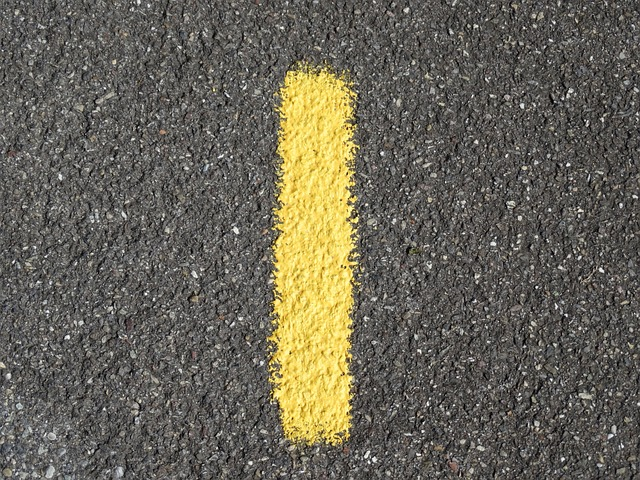
#> input picture img/one.jpg, 640 x 480 px
$ python Lec04_image_concat.py
#> lines starting #> are read from the running program, lines starting #| are printed output that depends on the picture
import cv2
import numpy as np

# (H, W, C)

one = cv2.imread("./img/one.jpg")
#> one is the input picture: shape (480, 640, 3); mean B, G, R 86.8, 99.8, 103.8
two = cv2.imread("./img/two.jpg")
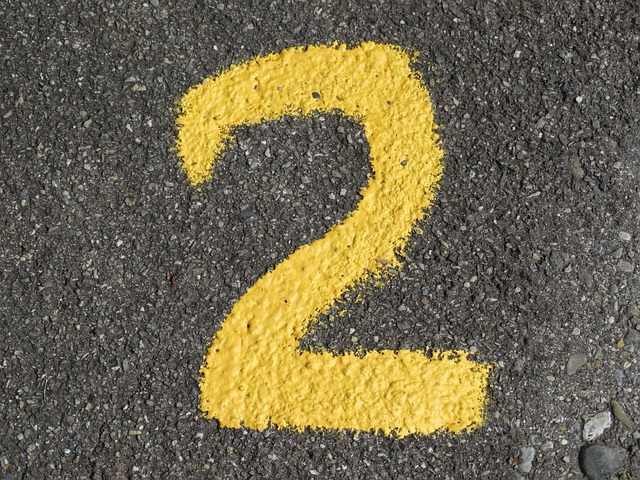
#> input picture img/two.jpg, 640 x 480 px
#> two is the input picture: shape (480, 640, 3); mean B, G, R 78.1, 104.4, 113.1
three = cv2.imread("./img/three.jpg")
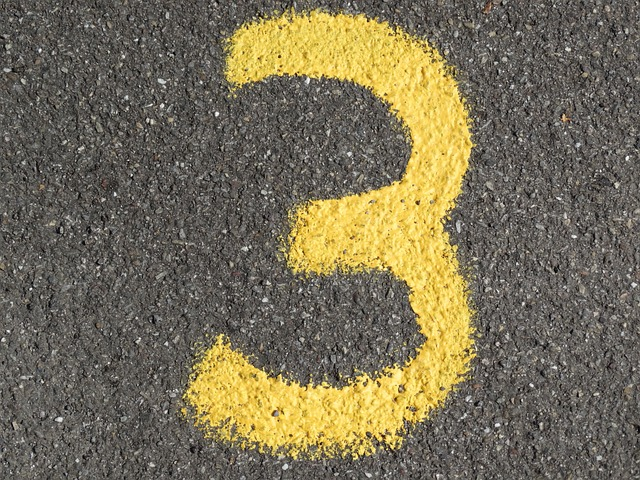
#> input picture img/three.jpg, 640 x 480 px
#> three is the input picture: shape (480, 640, 3); mean B, G, R 87.3, 111.5, 119.7
four = cv2.imread("./img/four.jpg")
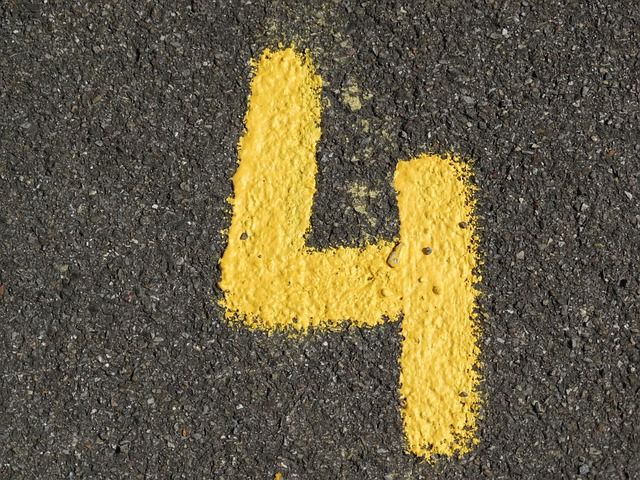
#> input picture img/four.jpg, 640 x 480 px
#> four is the input picture: shape (480, 640, 3); mean B, G, R 68.3, 94.2, 103.3

one = cv2.resize(one, (390, 366))
#> one: shape (366, 390, 3)
two = cv2.resize(two, (256, 244))
#> two: shape (244, 256, 3)
three = cv2.resize(three, (390, 281))
#> three: shape (281, 390, 3)
four = cv2.resize(four, (256, 403))
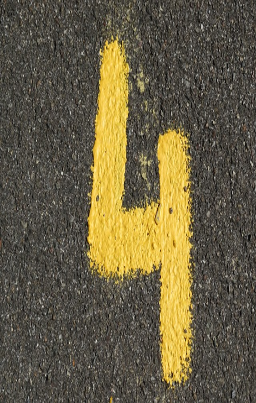
#> four: shape (403, 256, 3); mean B, G, R 68.2, 94.1, 103.2

horizontal1 = np.full((50, one.shape[1], 3), [0, 0, 0], dtype=np.uint8)
horizontal2 = np.full((50, two.shape[1], 3), (0, 0, 0), dtype=np.uint8)

left = cv2.vconcat((one, horizontal1, three))
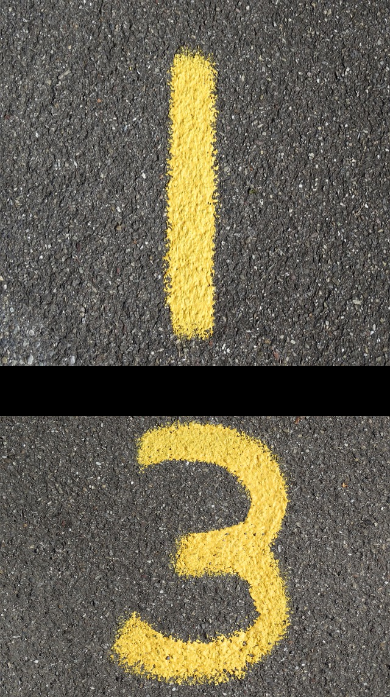
#> left: shape (697, 390, 3); mean B, G, R 80.7, 97.2, 102.6
# left = np.vstack((one, horizontal1, three))
# right = cv2.vconcat((two, horizontal2, four))
right = np.vstack((two, horizontal2, four))
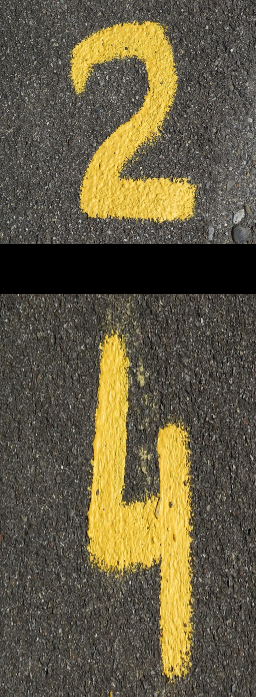
#> right: shape (697, 256, 3); mean B, G, R 66.7, 90.9, 99.2

vertical = np.full((left.shape[0], 50, 3), 0, dtype=np.uint8)

dst = cv2.hconcat((left, vertical, right))
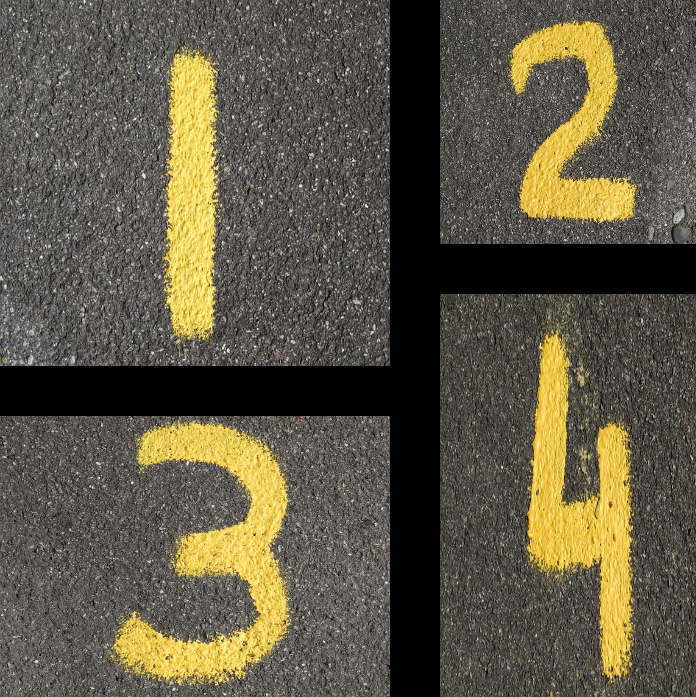
#> dst: shape (697, 696, 3); mean B, G, R 69.7, 87.9, 94
# dst = np.hstack((left, vertical, right))
# dst = np.concatenate((left, line, right), axis = 1)

cv2.imshow("dst", dst)
cv2.waitKey()
cv2.destroyAllWindows()
